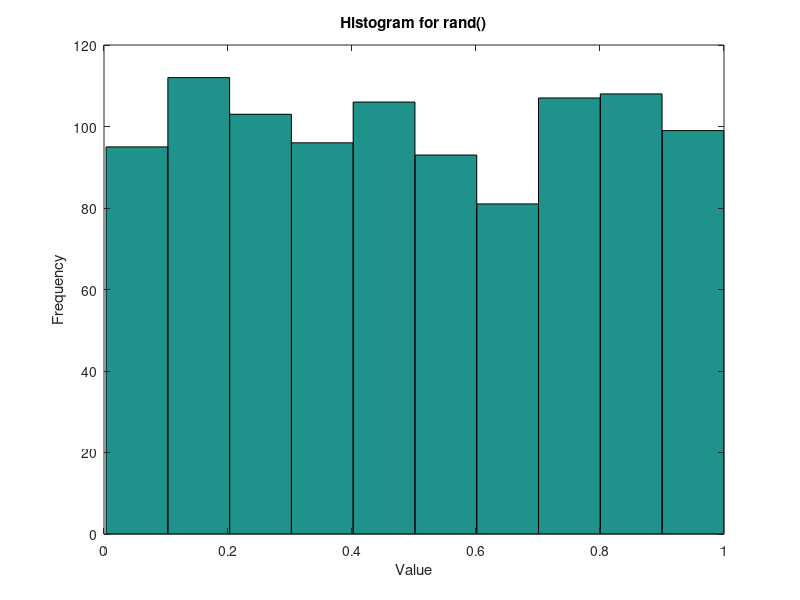
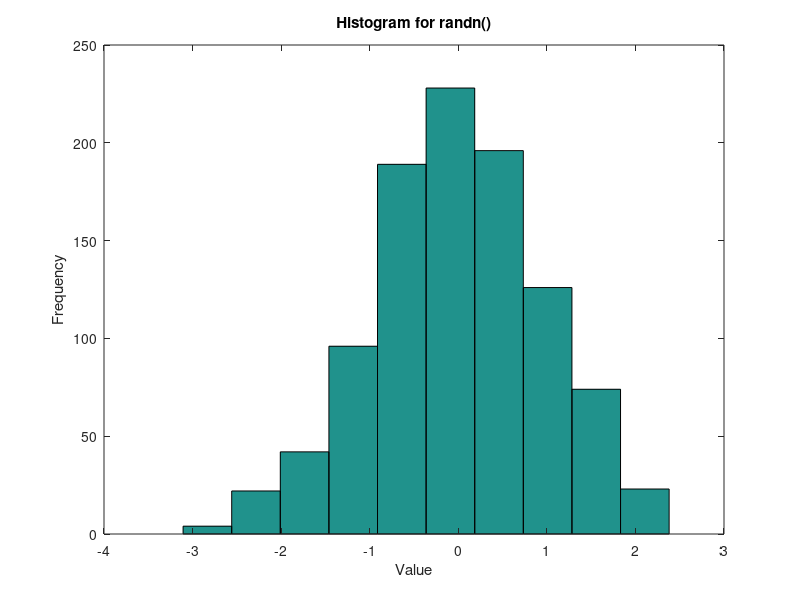

MATLAB code to generate these figures, in order:
clc;

x=rand(1000,1);
x_min=min(x)
x_max=max(x)
x_mean=mean(x)
x_std=std(x)

y=4*x-2;
y_mean=mean(y)
y_std=std(y)

% use randn now:
x2=randn(1000,1);
x2_min=min(x)
x2_max=max(x)
x2_mean=mean(x)
x2_std=std(x)

y2=4*x-2;
y2_mean=mean(y)
y2_std=std(y)

figure
hist(x)
%ax1 = ancestor(h1, 'axes')
title("Histogram for rand()")
xlabel("Value")
ylabel("Frequency")

figure
hist(x2)
%ax2=ancestor(h2,'axes')
title("Histogram for randn()")
xlabel("Value")
ylabel("Frequency")


